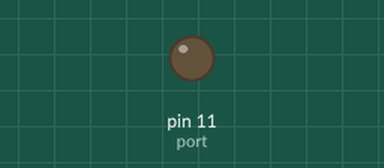
Recording of a sketch running on a simulated Arduino Uno, built with avr-gcc and run on an emulated ATmega328P. On the bench: output pins drawn as LEDs (lit = HIGH).

Above: at 0.05 s.
At 6.45 s:
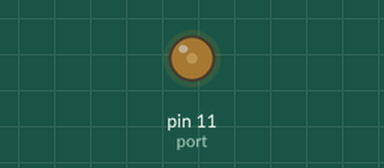
At 19.95 s:
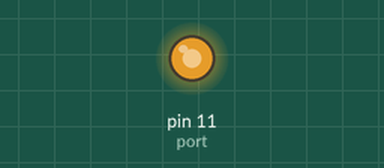
At 39.85 s:
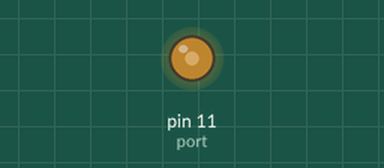
Timing chart, 0 to 40.0 s (numbered marks = the images above):
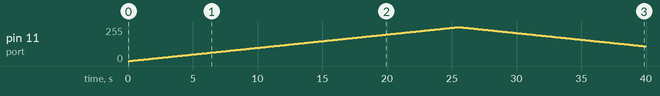

The sketch:

Listagem1_5.ino
```cpp
const int port = 11;

void setup() {
  pinMode(11, OUTPUT);
}

void loop() {
  for (int i = 0; i < 255; i++) {
    analogWrite(port, i);
    delay(100);
  }

  for (int i = 255; i >= 0; i--) {
    analogWrite(port, i);
    delay(100);
  }
}
```

Measured:
- by itself, pin 11 (port): rises from 0/255 to 255/255 in 25.4 s, then falls to 111/255 in 14.4 s
